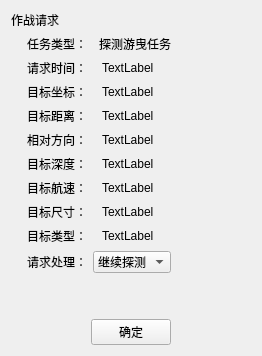
         <widget class="QWidget" name="page_3">
          <layout class="QGridLayout" name="gridLayout_3">
           <item row="1" column="0">
            <layout class="QHBoxLayout" name="horizontalLayout_47" stretch="1,3,5">
             <item>
              <spacer name="horizontalSpacer_25">
               <property name="orientation">
                <enum>Qt::Horizontal</enum>
               </property>
               <property name="sizeHint" stdset="0">
                <size>
                 <width>40</width>
                 <height>20</height>
                </size>
               </property>
              </spacer>
             </item>
             <item>
              <layout class="QVBoxLayout" name="verticalLayout_7">
               <item>
                <layout class="QHBoxLayout" name="horizontalLayout_48">
                 <item>
                  <widget class="QLabel" name="label_70">
                   <property name="text">
                    <string>任务类型：</string>
                   </property>
                  </widget>
                 </item>
                 <item>
                  <widget class="QLabel" name="label_71">
                   <property name="text">
                    <string>探测游曳任务</string>
                   </property>
                  </widget>
                 </item>
                </layout>
               </item>
               <item>
                <layout class="QHBoxLayout" name="horizontalLayout_49">
                 <item>
                  <widget class="QLabel" name="label_72">
                   <property name="text">
                    <string>请求时间：</string>
                   </property>
                  </widget>
                 </item>
                 <item>
                  <widget class="QLabel" name="label_73">
                   <property name="text">
                    <string>TextLabel</string>
                   </property>
                  </widget>
                 </item>
                </layout>
               </item>
               <item>
                <layout class="QHBoxLayout" name="horizontalLayout_50">
                 <item>
                  <widget class="QLabel" name="label_74">
                   <property name="text">
                    <string>目标坐标：</string>
                   </property>
                  </widget>
                 </item>
                 <item>
                  <widget class="QLabel" name="label_75">
                   <property name="text">
                    <string>TextLabel</string>
                   </property>
                  </widget>
                 </item>
                </layout>
               </item>
               <item>
                <layout class="QHBoxLayout" name="horizontalLayout_51">
                 <item>
                  <widget class="QLabel" name="label_76">
                   <property name="text">
                    <string>目标距离：</string>
                   </property>
                  </widget>
                 </item>
                 <item>
                  <widget class="QLabel" name="label_77">
                   <property name="text">
                    <string>TextLabel</string>
                   </property>
                  </widget>
                 </item>
                </layout>
               </item>
               <item>
                <layout class="QHBoxLayout" name="horizontalLayout_52">
                 <item>
                  <widget class="QLabel" name="label_78">
                   <property name="text">
                    <string>相对方向：</string>
                   </property>
                  </widget>
                 </item>
                 <item>
                  <widget class="QLabel" name="label_79">
                   <property name="text">
                    <string>TextLabel</string>
                   </property>
                  </widget>
                 </item>
                </layout>
               </item>
               <item>
                <layout class="QHBoxLayout" name="horizontalLayout_53">
                 <item>
                  <widget class="QLabel" name="label_80">
                   <property name="text">
                    <string>目标深度：</string>
                   </property>
                  </widget>
                 </item>
                 <item>
                  <widget class="QLabel" name="label_81">
                   <property name="text">
                    <string>TextLabel</string>
                   </property>
                  </widget>
                 </item>
                </layout>
               </item>
               <item>
                <layout class="QHBoxLayout" name="horizontalLayout_54">
                 <item>
                  <widget class="QLabel" name="label_82">
                   <property name="text">
                    <string>目标航速：</string>
                   </property>
                  </widget>
                 </item>
                 <item>
                  <widget class="QLabel" name="label_83">
                   <property name="text">
                    <string>TextLabel</string>
                   </property>
                  </widget>
                 </item>
                </layout>
               </item>
               <item>
                <layout class="QHBoxLayout" name="horizontalLayout_55">
                 <item>
                  <widget class="QLabel" name="label_84">
                   <property name="text">
                    <string>目标尺寸：</string>
                   </property>
                  </widget>
                 </item>
                 <item>
                  <widget class="QLabel" name="label_85">
                   <property name="text">
                    <string>TextLabel</string>
                   </property>
                  </widget>
                 </item>
                </layout>
               </item>
               <item>
                <layout class="QHBoxLayout" name="horizontalLayout_56">
                 <item>
                  <widget class="QLabel" name="label_86">
                   <property name="text">
                    <string>目标类型：</string>
                   </property>
                  </widget>
                 </item>
                 <item>
                  <widget class="QLabel" name="label_87">
                   <property name="text">
                    <string>TextLabel</string>
                   </property>
                  </widget>
                 </item>
                </layout>
               </item>
               <item>
                <layout class="QHBoxLayout" name="horizontalLayout_57">
                 <item>
                  <widget class="QLabel" name="label_88">
                   <property name="text">
                    <string>请求处理：</string>
                   </property>
                  </widget>
                 </item>
                 <item>
                  <widget class="QComboBox" name="comboBox_5">
                   <item>
                    <property name="text">
                     <string>继续探测</string>
                    </property>
                   </item>
                   <item>
                    <property name="text">
                     <string>下一任务</string>
                    </property>
                   </item>
                   <item>
                    <property name="text">
                     <string>立即返航</string>
                    </property>
                   </item>
                  </widget>
                 </item>
                </layout>
               </item>
              </layout>
             </item>
             <item>
              <spacer name="horizontalSpacer_26">
               <property name="orientation">
                <enum>Qt::Horizontal</enum>
               </property>
               <property name="sizeHint" stdset="0">
                <size>
                 <width>40</width>
                 <height>20</height>
                </size>
               </property>
              </spacer>
             </item>
            </layout>
           </item>
           <item row="0" column="0">
            <widget class="QLabel" name="label_69">
             <property name="text">
              <string>作战请求</string>
             </property>
            </widget>
           </item>
           <item row="3" column="0">
            <layout class="QHBoxLayout" name="horizontalLayout_58">
             <item>
              <spacer name="horizontalSpacer_27">
               <property name="orientation">
                <enum>Qt::Horizontal</enum>
               </property>
               <property name="sizeHint" stdset="0">
                <size>
                 <width>40</width>
                 <height>20</height>
                </size>
               </property>
              </spacer>
             </item>
             <item>
              <layout class="QHBoxLayout" name="horizontalLayout_59">
               <item>
                <spacer name="horizontalSpacer_28">
                 <property name="orientation">
                  <enum>Qt::Horizontal</enum>
                 </property>
                 <property name="sizeHint" stdset="0">
                  <size>
                   <width>40</width>
                   <height>20</height>
                  </size>
                 </property>
                </spacer>
               </item>
               <item>
                <widget class="QPushButton" name="pushButton_5">
                 <property name="text">
                  <string>确定</string>
                 </property>
                </widget>
               </item>
               <item>
                <spacer name="horizontalSpacer_29">
                 <property name="orientation">
                  <enum>Qt::Horizontal</enum>
                 </property>
                 <property name="sizeHint" stdset="0">
                  <size>
                   <width>40</width>
                   <height>20</height>
                  </size>
                 </property>
                </spacer>
               </item>
              </layout>
             </item>
             <item>
              <spacer name="horizontalSpacer_30">
               <property name="orientation">
                <enum>Qt::Horizontal</enum>
               </property>
               <property name="sizeHint" stdset="0">
                <size>
                 <width>40</width>
                 <height>20</height>
                </size>
               </property>
              </spacer>
             </item>
            </layout>
           </item>
           <item row="2" column="0">
            <spacer name="verticalSpacer_5">
             <property name="orientation">
              <enum>Qt::Vertical</enum>
             </property>
             <property name="sizeHint" stdset="0">
              <size>
               <width>20</width>
               <height>40</height>
              </size>
             </property>
            </spacer>
           </item>
          </layout>
         </widget>
